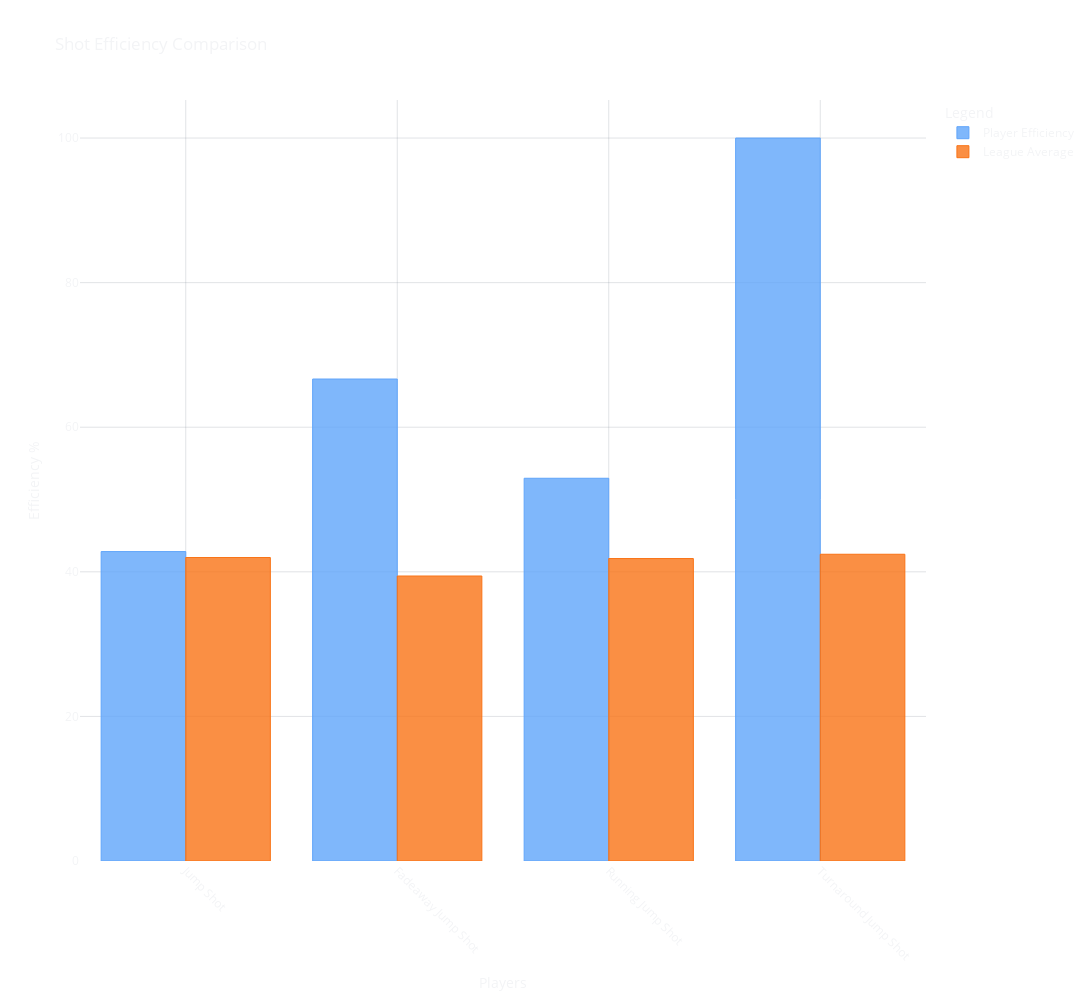

Notebook code for this chart:
### Code cell
import plotly.graph_objects as go
import pandas as pd
# Example data structure (replace with actual data passed in your Flask app)
selected_player='2544'


selected_group='JUMP_SHOTS'
selected_year=2025

avg_df = pd.read_csv('https://raw.githubusercontent.com/gabriel1200/shot_data/refs/heads/master/shot_types.csv')

# Read player shot data

player_df = pd.read_csv(f'https://raw.githubusercontent.com/gabriel1200/shot_averages/refs/heads/main/{selected_player}.csv')
print(player_df[player_df.shot_description.str.lower().str.contains('pull')])



if selected_player:
    player_df = player_df[player_df['PLAYER_ID'] == int(selected_player)]
 

# Filter by shot group
group_df = player_df[player_df['shot_group'] == selected_group]
group_df=group_df[group_df['shot_type']=='3PT Field Goal']
# Calculate efficiencies
shot_data = []
chart_data = {'labels': [], 'player_pct': [], 'league_pct': []}

for shot_desc in group_df['shot_description'].unique():
    print(shot_desc)
    player_shots = group_df[group_df['shot_description'] == shot_desc]
    league_avg = avg_df[(avg_df['shot_description'] == shot_desc) & 
                      (avg_df['year'] == int(selected_year))]
    
    if not player_shots.empty and not league_avg.empty:
        player_pct = (player_shots['shot_makes'].sum() / player_shots['shot_count'].sum()) * 100
        league_pct = league_avg['efg%'].iloc[0] * 100
        
        shot_data.append({
            'shot_description': shot_desc,
            'player_pct': player_pct,
            'league_pct': league_pct,
            'difference': player_pct - league_pct,
            'attempts': player_shots['shot_count'].sum()
        })
        
        chart_data['labels'].append(shot_desc)
        chart_data['player_pct'].append(player_pct)
        chart_data['league_pct'].append(league_pct)

# Create the bar traces
player_efficiency_trace = go.Bar(
    name="Player Efficiency",
    x=chart_data["labels"],
    y=chart_data["player_pct"],
    marker=dict(
        color="rgba(96, 165, 250, 0.8)",  # blue-400
        line=dict(color="rgba(96, 165, 250, 1)", width=1)
    )
)

league_average_trace = go.Bar(
    name="League Average",
    x=chart_data["labels"],
    y=chart_data["league_pct"],
    marker=dict(
        color="rgba(249, 115, 22, 0.8)",  # orange-500
        line=dict(color="rgba(249, 115, 22, 1)", width=1)
    )
)

# Create the figure
fig = go.Figure(data=[player_efficiency_trace, league_average_trace])

# Update layout
fig.update_layout(
    title=dict(
        text="Shot Efficiency Comparison",
        font=dict(color="#F3F4F6")  # text-gray-100
    ),
    legend=dict(
        title="Legend",
        font=dict(color="#F3F4F6")  # text-gray-100
    ),
    xaxis=dict(
        title=dict(text="Players", font=dict(color="#F3F4F6")),  # text-gray-100
        tickangle=45,
        tickfont=dict(color="#F3F4F6"),  # text-gray-100
        gridcolor="rgba(107, 114, 128, 0.2)"  # gray-500 with opacity
    ),
    yaxis=dict(
        title=dict(text="Efficiency %", font=dict(color="#F3F4F6")),  # text-gray-100
        tickfont=dict(color="#F3F4F6"),  # text-gray-100
        gridcolor="rgba(107, 114, 128, 0.2)"  # gray-500 with opacity
    ),
    barmode="group",  # Grouped bar chart

    width=1200,
    height=1000,
    plot_bgcolor="rgba(0, 0, 0, 0)",  # Transparent background
    paper_bgcolor="rgba(0, 0, 0, 0)"  # Transparent background
)

# Render the figure
fig.show()

### Figure 1 — Plotly figure (JSON) as saved in the notebook; plotly's stock layout.template omitted (floating-point values rounded to 4 significant figures)
{"data": [{"marker": {"color": "rgba(96, 165, 250, 0.8)", "line": {"color": "rgba(96, 165, 250, 1)", "width": 1}}, "name": "Player Efficiency", "type": "bar", "x": ["Jump Shot", "Fadeaway Jump Shot", "Running Jump Shot", "Turnaround Jump Shot"], "y": [42.8, 66.67, 52.94, 100]}, {"marker": {"color": "rgba(249, 115, 22, 0.8)", "line": {"color": "rgba(249, 115, 22, 1)", "width": 1}}, "name": "League Average", "type": "bar", "x": ["Jump Shot", "Fadeaway Jump Shot", "Running Jump Shot", "Turnaround Jump Shot"], "y": [41.98, 39.42, 41.84, 42.43]}], "layout": {"barmode": "group", "height": 1000, "legend": {"font": {"color": "#F3F4F6"}, "title": {"text": "Legend"}}, "paper_bgcolor": "rgba(0, 0, 0, 0)", "plot_bgcolor": "rgba(0, 0, 0, 0)", "title": {"font": {"color": "#F3F4F6"}, "text": "Shot Efficiency Comparison"}, "width": 1200, "xaxis": {"autorange": true, "gridcolor": "rgba(107, 114, 128, 0.2)", "range": [-0.5, 3.5], "tickangle": 45, "tickfont": {"color": "#F3F4F6"}, "title": {"font": {"color": "#F3F4F6"}, "text": "Players"}, "type": "category"}, "yaxis": {"autorange": true, "gridcolor": "rgba(107, 114, 128, 0.2)", "range": [0, 105.3], "tickfont": {"color": "#F3F4F6"}, "title": {"font": {"color": "#F3F4F6"}, "text": "Efficiency %"}, "type": "linear"}}}
